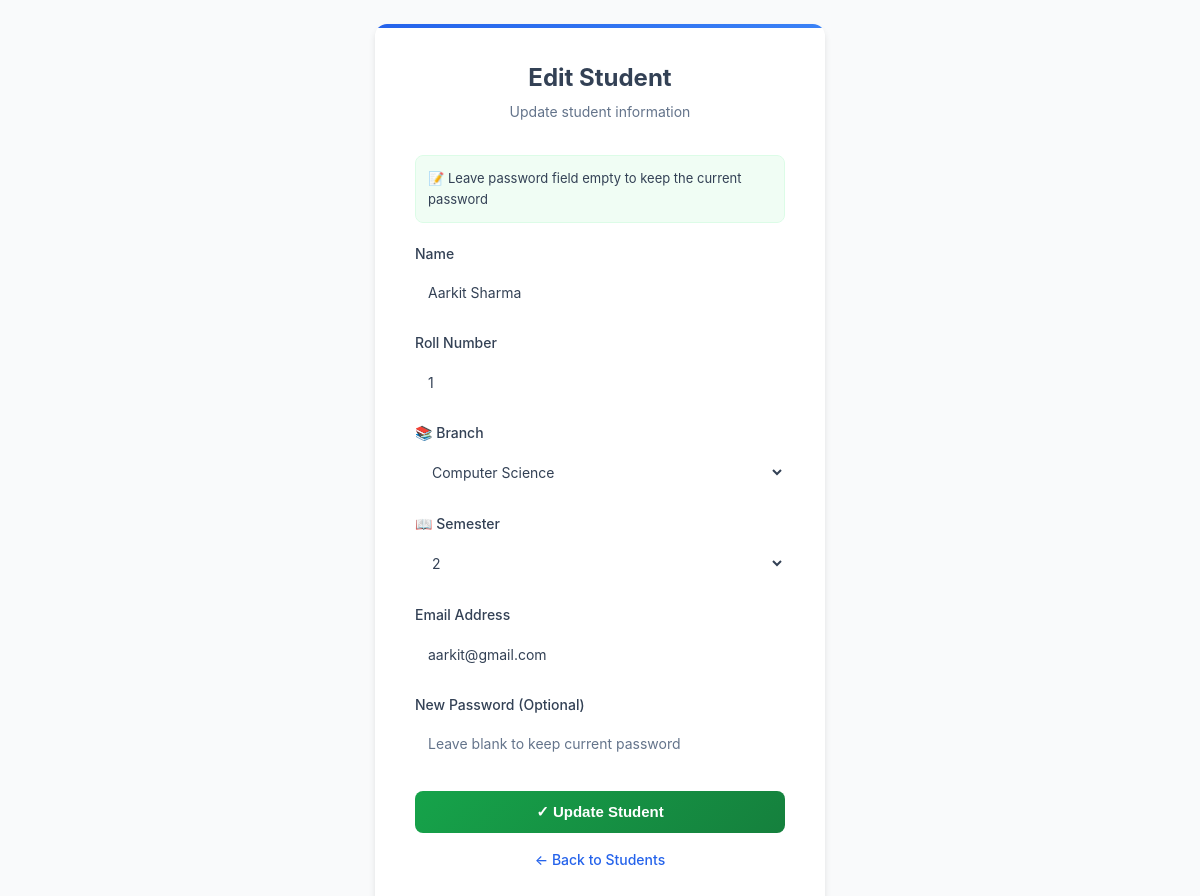
/admin/student/edit/39 (signed in), run on an earlier commit of the app's database.
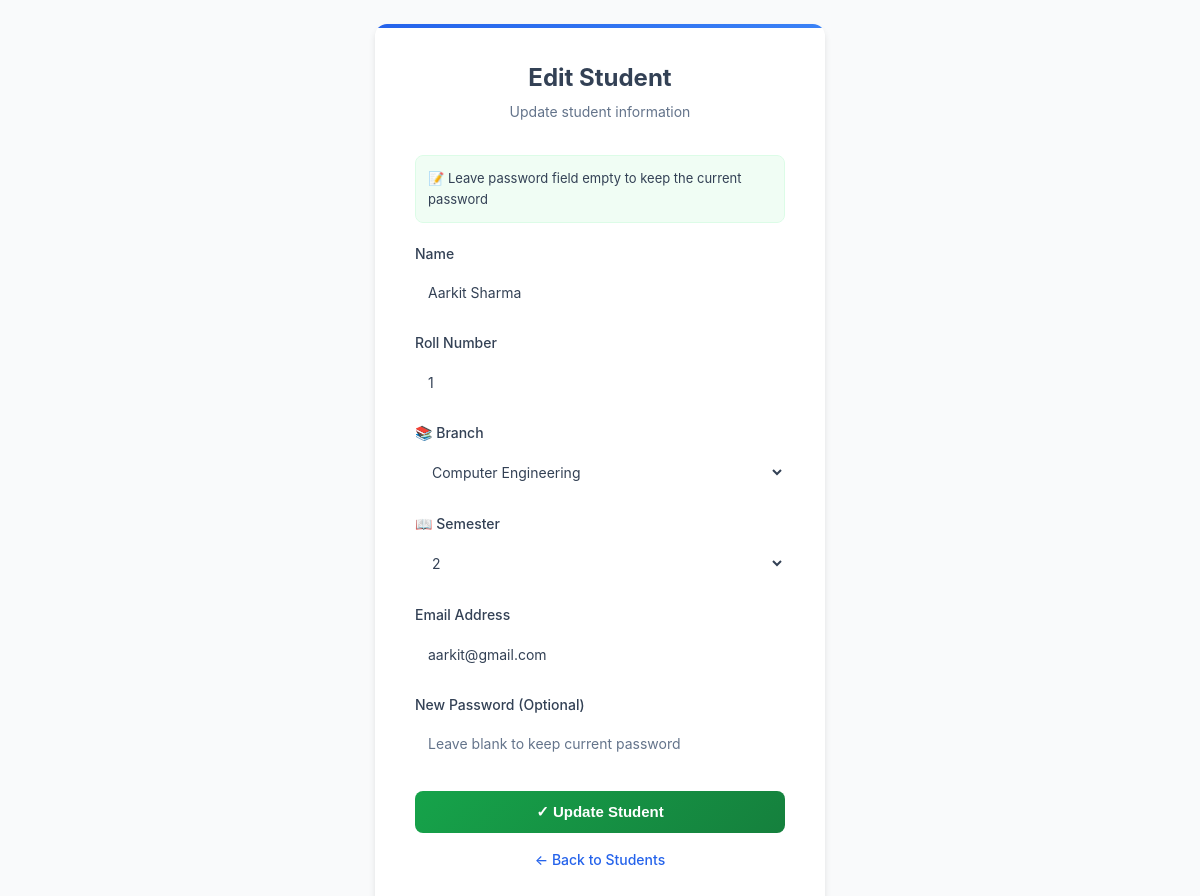
And on a later commit of the database.
### app.py (models this page shows)
class User(db.Model):
    id = db.Column(db.Integer, primary_key=True)
    role = db.Column(db.String(20), nullable=False)
    name = db.Column(db.String(100), nullable=False)
    email = db.Column(db.String(100), unique=True, nullable=False)
    password = db.Column(db.String(200), nullable=False)
    roll_number = db.Column(db.String(20), nullable=True)
    branch = db.Column(db.String(100), nullable=True)
    semester = db.Column(db.String(20), nullable=True)
    department = db.Column(db.String(100), nullable=True)

### app.py (the view, shortened to what this page needs)
@app.route("/admin/student/edit/<int:id>", methods=["GET", "POST"])
def edit_student(id):
    if session.get("role") != "admin":
        abort(403)
    student = User.query.get_or_404(id)
    branches = db.session.query(User.branch).filter_by(role="student").distinct().all()
    semesters = (
        db.session.query(User.semester).filter_by(role="student").distinct().all()
    )
    branches = sorted([b[0] for b in branches if b[0]])
    semesters = sorted([s[0] for s in semesters if s[0]])
    return render_template(
        "edit_student.html", student=student, branches=branches, semesters=semesters
    )

### templates/edit_student.html (shortened to what this page needs)
<!DOCTYPE html>
<html lang="en">
<head>
    <link rel="stylesheet" href="{{ url_for('static', filename='style.css') }}">
</head>
<body>
    <div class="form-card">
        <div class="form-header">
            <h2>Edit Student</h2>
            <p>Update student information</p>
        </div>
        <div class="note">
            📝 Leave password field empty to keep the current password
        </div>
        <form method="post" action="{{ url_for('edit_student', id=student.id) }}">
            <div class="form-group">
                <label for="name">Name</label>
                <input type="text" id="name" name="name" value="{{ student.name }}" required>
            </div>
            <div class="form-group">
                <label for="roll_number">Roll Number</label>
                <input type="text" id="roll_number" name="roll_number" value="{{ student.roll_number }}" required>
            </div>
            <div class="form-group">
                <label for="branch">📚 Branch</label>
                <select id="branch" name="branch">
                    {% for branch in branches %}
                        <option value="{{ branch }}" {% if branch == student.branch %}selected{% endif %}>{{ branch }}</option>
                    {% endfor %}
                </select>
            </div>
            <div class="form-group">
                <label for="semester">📖 Semester</label>
                <select id="semester" name="semester">
                    {% for semester in semesters %}
                        <option value="{{ semester }}" {% if semester == student.semester %}selected{% endif %}>{{ semester }}</option>
                    {% endfor %}
                </select>
            </div>
            <div class="form-group">
                <label for="email">Email Address</label>
                <input type="email" id="email" name="email" value="{{ student.email }}" required>
            </div>
            <div class="form-group">
                <label for="password">New Password (Optional)</label>
                <input type="password" id="password" name="password" placeholder="Leave blank to keep current password">
            </div>
            <button type="submit" class="submit-btn">✓ Update Student</button>
        </form>
        <a href="{{ url_for('manage_students') }}" class="back-link">← Back to Students</a>
    </div>
</body>
</html>

What changed in the data, as far as the page shows it:
changed User "Aarkit Sharma": branch "Computer Science" → "Computer Engineering"
